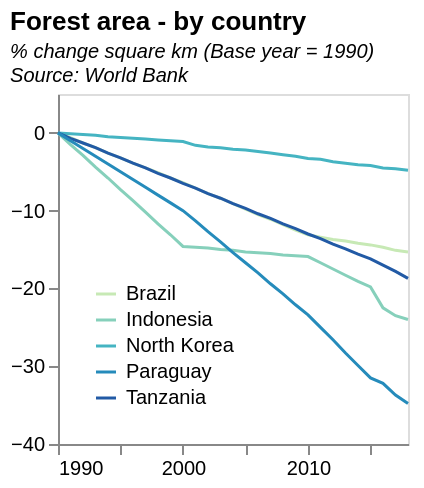

This figure's Vega-Lite source:
### Vega-Lite specification from a JSON file in a GitHub repository (floating-point values rounded to 4 significant figures; data arrays with more than 128 entries replaced by an {"elided": "..."} marker saying what was removed)
{"$schema": "https://vega.github.io/schema/vega-lite/v5.json", "description": "Forest area", "data": {"values": {"elided": "145 records"}, "format": {"parse": {"Year": "date"}}}, "title": {"text": "Forest area - by country", "subtitle": ["% change square km (Base year = 1990)", "Source: World Bank"], "subtitleFontStyle": "italic", "subtitleFontSize": 10, "anchor": "start", "color": "black"}, "height": 175, "width": 175, "mark": {"type": "line", "size": 1.5}, "encoding": {"x": {"field": "Year", "type": "temporal", "axis": {"grid": false}, "title": null}, "y": {"field": "Value 2", "type": "quantitative", "title": null, "scale": {"domain": [-40, 5]}, "axis": {"grid": false}}, "color": {"field": "Country", "type": "nominal", "legend": {"orient": "bottom-left", "title": null}, "scale": {"scheme": "yellowgreenblue"}}, "tooltip": [{"field": "Year", "type": "temporal", "title": "Date", "timeUnit": "year"}, {"field": "Value 2", "type": "quantitative", "title": "Reduction of forest area (%)"}, {"field": "Value 1", "type": "quantitative", "title": "Forest area (million square km)"}, {"field": "Country"}]}}
